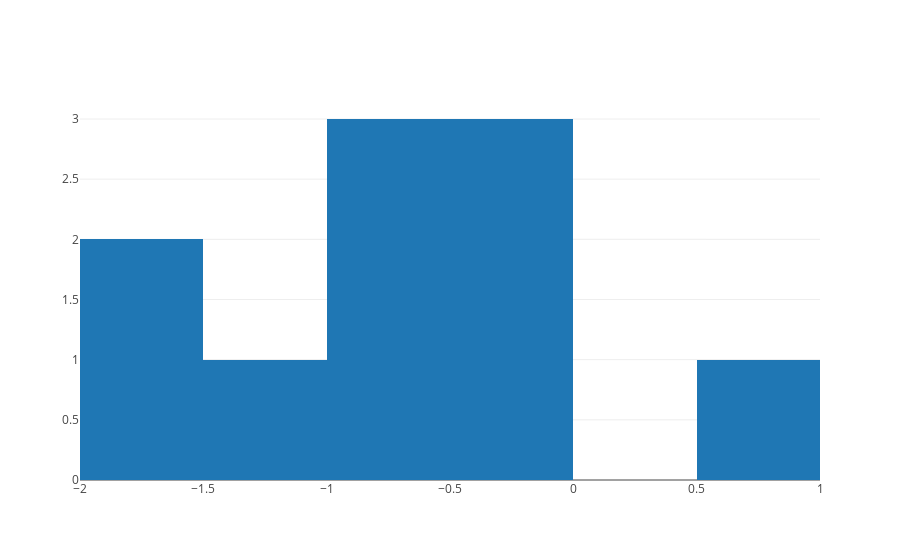

The notebook cell saved with this chart:
### Code cell
data = [go.Histogram(x=df['data'],     
                     xbins=dict(start=-2.0,end=2.0,size=0.5))]
py.offline.iplot(data, filename='basic histogram')

### Figure 1 — Plotly figure (JSON) as saved in the notebook; plotly's stock layout.template omitted (floating-point values rounded to 4 significant figures)
{"data": [{"type": "histogram", "x": [-0.188, -0.3391, -0.6582, -0.3875, -1.607, -1.317, -0.6796, -0.5573, -1.595, 0.8439], "xbins": {"end": 2, "size": 0.5, "start": -2}}], "layout": {}}
